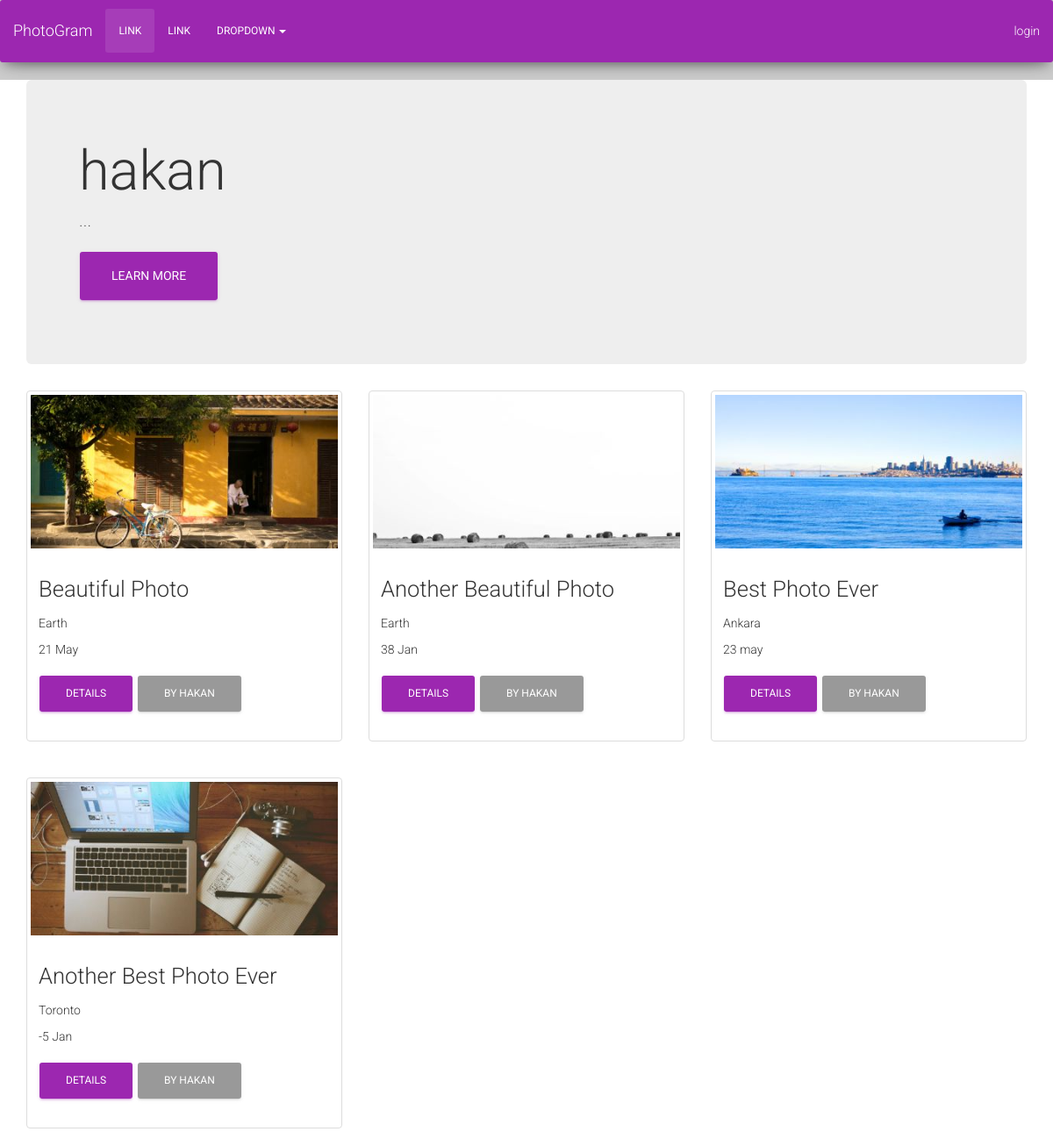
The app's page /user/hakan/ with its own data.
### photoGallery/models.py (models this page shows, shortened)
class Photograph(models.Model):
    user = models.ForeignKey(User)
    name = models.CharField(max_length=100)
    location = models.CharField(max_length=100)
    photographer = models.CharField(max_length=100)
    date = models.CharField(max_length=100) # Change to DateField
    image = models.ImageField(upload_to='image_files', default='media/default.png')
    likes = models.IntegerField(default=0)

### photoGallery/views.py (the view)
# urls.py: url(r'^user/(\w+)/$', views.profile, name = 'profile'),
def profile(request, username):
    user = User.objects.get(username = username)
    photographs = Photograph.objects.filter(user = user)
    return render(request, 'profile.html',
                  {'photographs': photographs,
                   'username': username })

### photoGallery/templates/profile.html
{% extends "base.html" %} {% load staticfiles %} {% block content %}
<div class="wrapper">
    <div class="header">
        <div class="jumbotron">
            <h1>{{ username }}</h1>
            <p>...</p>
            <p><a class="btn btn-primary btn-lg" href="#" role="button">Learn more</a></p>
        </div>
    </div>
    <div class="row">
        {% for photograph in photographs %}
        <div class="col-md-4">
            <div class="thumbnail">
                <img src="{{ photograph.image.url }}" alt="{{photograph.name}}">
                <div class="caption">
                    <h3>{{photograph.name}}</h3>
                    <p>{{photograph.location}}</p>
                    <p>{{photograph.date}}</p>
                    <p><a href="/{{photograph.id}}/" class="btn btn-primary" role="button">Details</a>
                        <a href="/user/{{photograph.user.username}}" class="btn btn-default" role="button">by {{photograph.user.username}}</a></p>
                </div>
            </div>
        </div>
        {% if forloop.counter|divisibleby:3 and not forloop.last %}
    </div>
    <br>
    <div class="row">
        {% endif %} {% endfor %}
    </div>
</div>
{% endblock content %}

### records on screen
Photograph: image (picture), name "Beautiful Photo", location "Earth", date "21 May", user.username "HAKAN"
Photograph: image (picture), name "Another Beautiful Photo", location "Earth", date "38 Jan", user.username "HAKAN"
Photograph: image (picture), name "Best Photo Ever", location "Ankara", date "23 may", user.username "HAKAN"
Photograph: image (picture), name "Another Best Photo Ever", location "Toronto", date "-5 Jan", user.username "HAKAN"

### other values on screen
{{ username }} "hakan"
